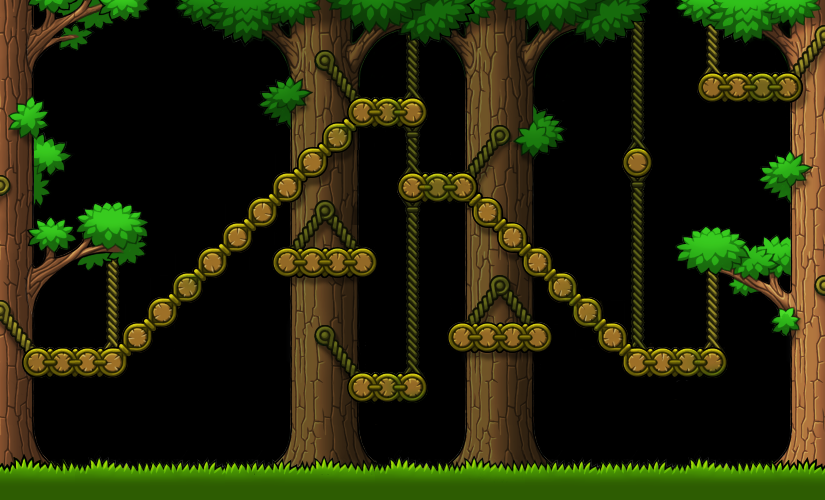

This game map was drawn from its Tiled (.tmx) file and the tilesets committed beside it. A one-line description and the full map source follow:
An orthogonal 33x20 tile map with 25x25 px tiles, 1 tile layer (Tile Layer 1) and 18 objects (8x Gem, 2x EnemyR22, PlayerStart, Door, EnemyL21, ...).

<map version="1.10" tiledversion="1.10.2" orientation="orthogonal" renderorder="right-down" width="33" height="20" tilewidth="25" tileheight="25" infinite="0" nextlayerid="3" nextobjectid="19">
 <properties>
  <property name="Background" value="bg_forest" />
  <property name="Background Offset Y" type="int" value="-300" />
  <property name="biome" value="forest" />
 </properties>
 <tileset firstgid="1" source="forest.tsx" />
 <layer id="1" name="Tile Layer 1" width="33" height="20">
  <data encoding="csv">
136,137,138,247,248,249,250,251,252,253,254,255,256,257,258,259,260,261,262,263,264,265,266,267,268,269,0,271,272,273,352,353,354,
175,176,177,286,287,0,0,0,291,292,293,294,295,296,297,298,299,300,301,302,303,304,305,306,307,308,0,310,311,312,391,392,393,
214,215,216,325,0,0,0,0,0,0,332,333,334,335,336,0,338,0,340,341,342,343,0,0,0,347,0,0,350,351,430,431,432,
838,839,0,0,0,0,0,0,0,0,842,843,844,845,846,847,848,0,850,851,852,853,0,0,0,482,0,856,857,858,937,938,939,
877,878,0,0,0,0,0,0,0,0,881,882,883,884,885,886,887,888,889,890,891,892,893,0,0,521,0,0,896,897,976,977,978,
916,917,918,0,0,0,0,0,0,0,0,921,922,923,924,925,926,0,928,929,930,931,932,0,0,560,0,0,0,0,1015,1016,1017,
3418,3419,3420,0,0,0,0,0,0,0,0,1524,1525,1526,1527,0,1529,1530,1531,1532,1533,1534,0,0,1537,1538,1539,0,0,0,1540,1541,1542,
3457,3458,3459,0,0,0,0,0,0,0,1562,1563,1564,1565,1566,1567,1568,1569,1570,1571,1572,1573,0,0,0,1577,0,0,0,0,1579,1580,1581,
3496,3497,3498,1519,1520,1521,0,0,0,1600,1601,1602,1603,1604,1605,1606,1607,1608,1609,1610,1611,1612,0,0,0,1616,0,0,0,0,0,1619,1620,
2008,2009,2010,2011,2012,2013,0,0,2016,2017,2018,2019,2020,2021,2022,0,2024,0,2026,2027,2028,2107,0,0,0,3302,0,2113,2114,2115,2116,2117,2118,
2047,2048,2049,2050,2051,2052,0,2054,2055,2056,2057,2058,2059,2060,2061,2062,2063,0,2065,2066,2067,2146,2147,0,0,3341,0,2152,2153,2154,2155,2156,2157,
2086,2087,2088,0,2090,0,2092,2093,2094,0,0,2097,2098,2099,2100,0,2102,0,2104,2105,2106,2185,2186,2187,0,3380,0,0,2192,2193,2194,2195,2196,
2695,2696,0,0,2699,2700,2701,2702,0,0,0,2706,2707,2708,2709,0,2711,2712,2713,2714,2715,2716,2717,2718,2719,2720,0,2722,2723,0,2725,2726,2727,
2734,2735,2736,2737,2738,2739,2740,0,0,0,0,2745,2746,2747,2748,0,2750,2751,2752,2753,2754,2755,2756,2757,2758,2759,2760,2761,2762,0,2764,2765,2766,
2773,2774,2775,2776,2777,2778,0,0,0,0,0,2784,2785,2786,2787,2788,2789,0,2791,2792,2793,2794,0,0,2797,2798,2799,2800,2801,2802,0,2804,2805,
3055,3056,3057,3058,3059,0,0,0,0,0,0,3063,3064,3065,3066,1762,1763,1764,3067,3068,3069,1432,0,0,0,3407,3408,3409,3410,0,0,2342,2343,
3094,3095,0,0,0,0,0,0,0,0,0,3102,3103,3104,3105,1801,1802,0,3106,3107,3108,1471,0,0,0,0,0,0,0,0,0,2381,2382,
3133,3134,0,0,0,0,0,0,0,0,0,3141,3142,3143,3144,0,0,0,3145,3146,3147,1510,0,0,0,0,0,0,0,0,0,2420,2421,
3175,3176,3177,3178,3179,3180,3181,3182,3183,3196,3197,3198,3277,3278,3279,3283,3284,3285,3190,3191,3192,3193,3194,3195,3181,3182,3183,3178,3179,3180,3184,3185,3186,
3214,3215,3216,3217,3218,3219,3220,3221,3222,3235,3236,3237,3316,3317,3318,3322,3323,3324,3229,3230,3231,3232,3233,3234,3220,3221,3222,3217,3218,3219,3223,3224,3225
</data>
 </layer>
 <objectgroup id="2" name="Object Layer 1">
  <object id="1" name="PlayerStart" x="10" y="475">
   <point />
  </object>
  <object id="2" name="Door" x="775" y="375">
   <properties>
    <property name="Variant" value="2" />
   </properties>
   <point />
  </object>
  <object id="3" name="Gem" x="387.333" y="89.3333">
   <point />
  </object>
  <object id="4" name="Gem" x="73.3333" y="339.333">
   <point />
  </object>
  <object id="5" name="Gem" x="232.667" y="214.667">
   <point />
  </object>
  <object id="6" name="Gem" x="324.667" y="240.667">
   <point />
  </object>
  <object id="7" name="Gem" x="382.667" y="366">
   <point />
  </object>
  <object id="8" name="Gem" x="499.333" y="316.667">
   <point />
  </object>
  <object id="9" name="Gem" x="636.667" y="142">
   <point />
  </object>
  <object id="10" name="Gem" x="761.333" y="63.3333">
   <point />
  </object>
  <object id="11" name="EnemyL21" x="400" y="95.3333">
   <point />
  </object>
  <object id="12" name="EnemyR21" x="720.667" y="67.3333">
   <point />
  </object>
  <object id="13" name="EnemyR22" x="362.667" y="91.3333">
   <point />
  </object>
  <object id="14" name="EnemyR02" x="657.667" y="333.333">
   <point />
  </object>
  <object id="15" name="EnemyR22" x="612.333" y="472.25">
   <point />
  </object>
  <object id="16" name="EnemyR23" x="463" y="163.333">
   <point />
  </object>
  <object id="17" name="EnemyR13" x="53" y="164">
   <point />
  </object>
  <object id="18" name="EntranceDoor" x="-50" y="375">
   <properties>
    <property name="Variant" value="0" />
   </properties>
   <point />
  </object>
 </objectgroup>
</map>
